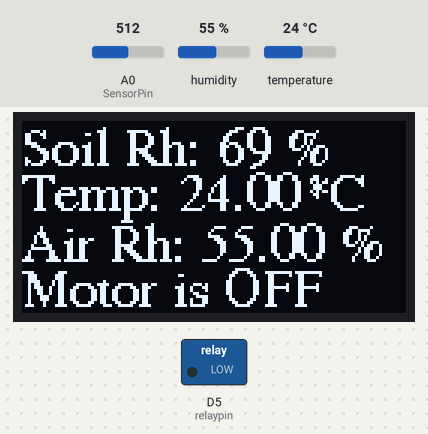
The sketch below on a simulated ESP8266 (NodeMCU). On the bench: 128×64 one-colour display, switched loads named in the sketch (green lamp = pin HIGH). Inputs (shaded band) come from the test bench; at power-on: A0 (SensorPin) = 512, humidity 55 %, temperature 24 °C. WiFi joins after 1.5 s; servers stay silent unless stated; what the sketch prints to the serial monitor is not drawn.

Above: at 6.7 s.
6.8 s: A0 (SensorPin) set to 571
At 8.2 s:
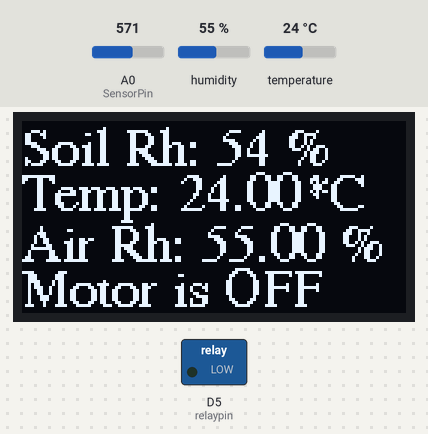
8.5 s: A0 (SensorPin) set to 593
At 10.4 s:
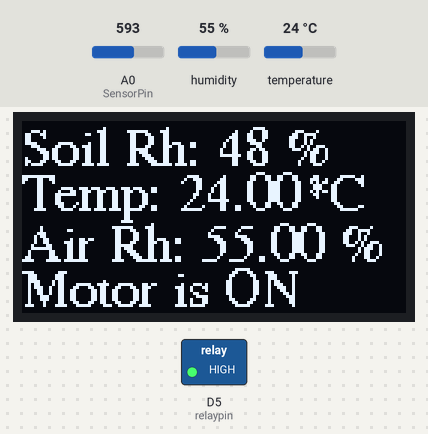
10.9 s: A0 (SensorPin) set to 306
At 12.3 s:
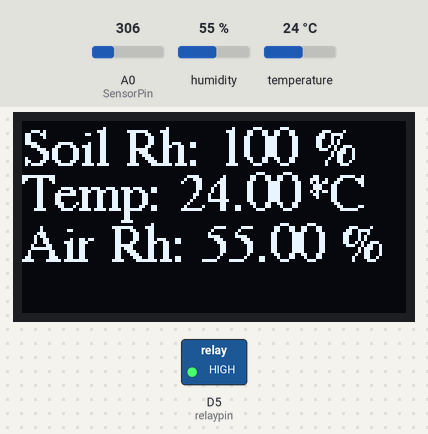
13.3 s: humidity set to 22 %
At 16.3 s:
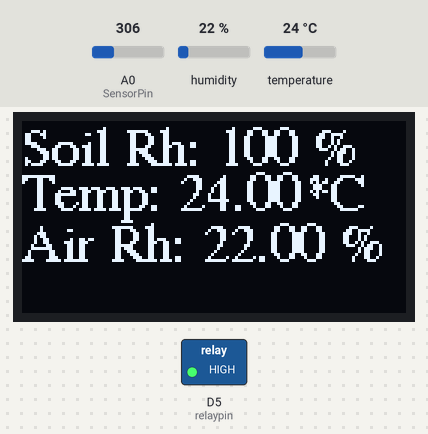
16.6 s: temperature set to 12 °C
At 18.5 s:
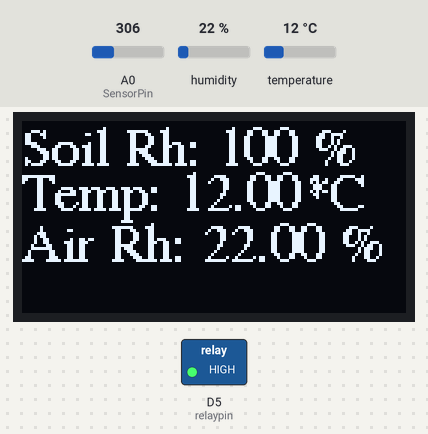
19.0 s: A0 (SensorPin) set to 367
20.5 s: A0 (SensorPin) set to 395
At 22.5 s:
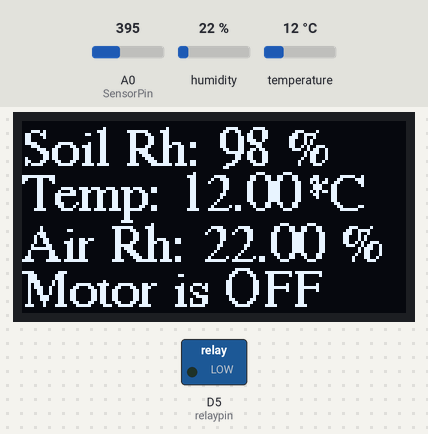
Timing chart, 0 to 23.9 s (numbered marks = the images above; inputs shaded):
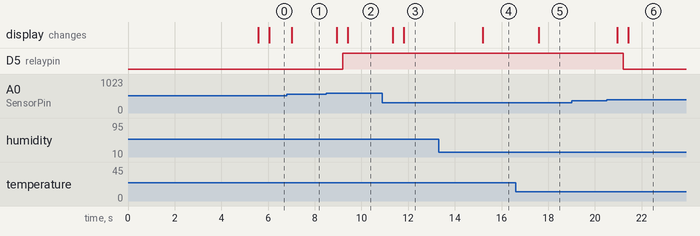

The sketch:

new_code_1.ino
```cpp
#include <ESP8266WiFi.h>
#include <SPI.h>
#include <Wire.h>
#include <Adafruit_GFX.h>
#include <Adafruit_SSD1306.h>
#include <DHT.h>  // Including library for DHT sensor
#include <Fonts/FreeSerif9pt7b.h>  // Add a custom font
#include <Fonts/FreeMono9pt7b.h>  // Add a custom font
#define SCREEN_WIDTH 128 // OLED display width, in pixels
#define SCREEN_HEIGHT 64 // OLED display height, in pixels
#define OLED_RESET -1 // Reset pin # (or -1 if sharing Arduino reset pin)

#define DHTPIN D4          //pin where the dht11 is connected
DHT dht(DHTPIN, DHT11);

String apiKey = "9LHQ4F4PAP9DI47R"; // Enter your Write API key from ThingSpeak
const char *ssid = "POCO F1";     // replace with your wifi ssid and wpa2 key
const char *pass = "Sahil123@#";
const char* server = "api.thingspeak.com";

Adafruit_SSD1306 display(SCREEN_WIDTH, SCREEN_HEIGHT, &Wire, OLED_RESET);

const int AirValue = 790;   //you need to replace this value with Value_1
const int WaterValue = 390;  //you need to replace this value with Value_2
const int SensorPin = A0;
int soilMoistureValue = 0;
int soilmoisturepercent=0;
int relaypin = D5;

WiFiClient client;


void setup() {
  Serial.begin(115200); // open serial port, set the baud rate to 9600 bps
  display.begin(SSD1306_SWITCHCAPVCC, 0x3C); //initialize with the I2C addr 0x3C (128x64)
  display.clearDisplay();
  pinMode(relaypin, OUTPUT);

  dht.begin();

  WiFi.begin(ssid, pass);

  while (WiFi.status() != WL_CONNECTED)
  {
    delay(500);
    Serial.print(".");
  }
    Serial.println("");
    Serial.println("WiFi connected");
    delay(4000);
}


void loop()
{
  float h = dht.readHumidity();
  float t = dht.readTemperature();

  Serial.print("Humidity: ");
  Serial.println(h);
  Serial.print("Temperature: ");
  Serial.println(t);

  soilMoistureValue = analogRead(SensorPin);  //put Sensor insert into soil
  Serial.println(soilMoistureValue);

  soilmoisturepercent = map(soilMoistureValue, AirValue, WaterValue, 0, 100);


if(soilmoisturepercent > 100)
{
  Serial.println("100 %");

  display.setCursor(0,14);  //oled display
  display.setTextSize(1);
  display.setFont(&FreeSerif9pt7b);
  display.setTextColor(WHITE);
  display.print("Soil Rh: ");
  display.setTextSize(1);
  display.setFont(&FreeSerif9pt7b);
  display.print("100");
  display.println(" %");
  display.setCursor(0,46);  //oled display
  display.setTextSize(1);
  display.setFont(&FreeSerif9pt7b);
  display.print("Air Rh: ");
  display.setTextSize(1);
  display.setFont(&FreeSerif9pt7b);
  display.print(h);
  display.println(" %");
  display.setCursor(0,29);  //oled display
  display.setTextSize(1);
  display.setFont(&FreeSerif9pt7b);
  display.print("Temp: ");
  display.setTextSize(1);
  display.setFont(&FreeSerif9pt7b);
  display.print(t);
  display.print((char)247);
  display.println("*C");
  display.display();

  delay(250);
  display.clearDisplay();
}


else if(soilmoisturepercent <0)
{
  Serial.println("0 %");

  display.setCursor(0,14);  //oled display
  display.setTextSize(1);
  display.setFont(&FreeSerif9pt7b);
  display.setTextColor(WHITE);
  display.print("Soil Rh: ");
  display.setTextSize(1);
  display.setFont(&FreeSerif9pt7b);
  display.print("0");
  display.println(" %");
  display.setCursor(0,46);  //oled display
  display.setTextSize(1);
  display.setFont(&FreeSerif9pt7b);
  display.print("Air R: ");
  display.setTextSize(1);
  display.setFont(&FreeSerif9pt7b);
  display.print( h);
  display.println(" %");
  display.setCursor(0,29);  //oled display
  display.setTextSize(1);
  display.setFont(&FreeSerif9pt7b);
  display.print("Temp: ");
  display.setTextSize(1);
  display.setFont(&FreeSerif9pt7b);
  display.print( t);
  display.print((char)247);
  display.println("*C");
  display.display();

  delay(250);
  display.clearDisplay();
}


else if(soilmoisturepercent >=0 && soilmoisturepercent <= 100)
{
  Serial.print(soilmoisturepercent);
  Serial.println("%");

  display.setCursor(0,14);  //oled display
  display.setTextSize(1);
  display.setFont(&FreeSerif9pt7b);
  display.setTextColor(WHITE);
  display.print("Soil Rh: ");
  display.setTextSize(1);
  display.setFont(&FreeSerif9pt7b);
  display.print(soilmoisturepercent);
  display.println(" %");
  display.setCursor(0,46);  //oled display
  display.setTextSize(1);
  display.setFont(&FreeSerif9pt7b);
  display.print("Air Rh: ");
  display.setTextSize(1);
  display.setFont(&FreeSerif9pt7b);
  display.print( h);
  display.println(" %");
  display.setCursor(0,29);  //oled display
  display.setTextSize(1);
  display.setFont(&FreeSerif9pt7b);
  display.print("Temp: ");
  display.setTextSize(1);
  display.setFont(&FreeSerif9pt7b);
  display.print( t);
  display.print((char)247);
  display.println("*C");
  display.display();

  delay(250);
  display.clearDisplay();
}

  if(soilmoisturepercent >=0 && soilmoisturepercent <= 50)
  {
    digitalWrite(relaypin, HIGH);
    Serial.println("Motor is ON");
    display.setCursor(0,61);  //oled display
    display.setTextSize(1);
    display.print("Motor is ON");
  }
  else if (soilmoisturepercent >50 && soilmoisturepercent <= 100)
  {
    digitalWrite(relaypin, LOW);
    Serial.println("Motor is OFF");
    display.setCursor(0,61);  //oled display
    display.setTextSize(1);
    display.print("Motor is OFF");
  }

  if (client.connect(server, 80)) // "184.106.153.149" or api.thingspeak.com
  {
    String postStr = apiKey;
      postStr += "&field1=";
      postStr += String(soilmoisturepercent);
      postStr += "&field2=";
      postStr += String(h);
      postStr += "&field3=";
      postStr += String(t);
      postStr += "&field4=";
      postStr += String(relaypin);
      postStr += "\r\n\r\n\r\n\r\n";

    client.print("POST /update HTTP/1.1\n");
    client.print("Host: api.thingspeak.com\n");
    client.print("Connection: close\n");
    client.print("X-THINGSPEAKAPIKEY: " + apiKey + "\n");
    client.print("Content-Type: application/x-www-form-urlencoded\n");
    client.print("Content-Length: ");
    client.print(postStr.length());
    client.print("\n\n");
    client.print(postStr);

  }
    client.stop();
}
```

Measured:
- the behaviour switches between 584 and 585 on A0 (SensorPin) (found by bisection; images 1 and 2)
- the behaviour switches between 384 and 385 on A0 (SensorPin) (found by bisection; images 5 and 6)
- after the input at 6.8 s, the display: changes after 0.21 s (image 1)
- after the input at 8.5 s, D5 (relaypin): LOW → HIGH after 0.69 s; the display: first changes after 0.44 s (image 2 shows a later state)
- after the input at 10.9 s, the display: first changes after 0.44 s (image 3 shows a later state)
- after the input at 13.3 s, the display: changes after 1.9 s (image 4)
- after the input at 16.6 s, the display: changes after 1.0 s (image 5)
- after the input at 19.0 s, every drawn part: stays the same
- after the input at 20.5 s, D5 (relaypin): HIGH → LOW after 0.70 s; the display: first changes after 0.45 s (image 6 shows a later state)
